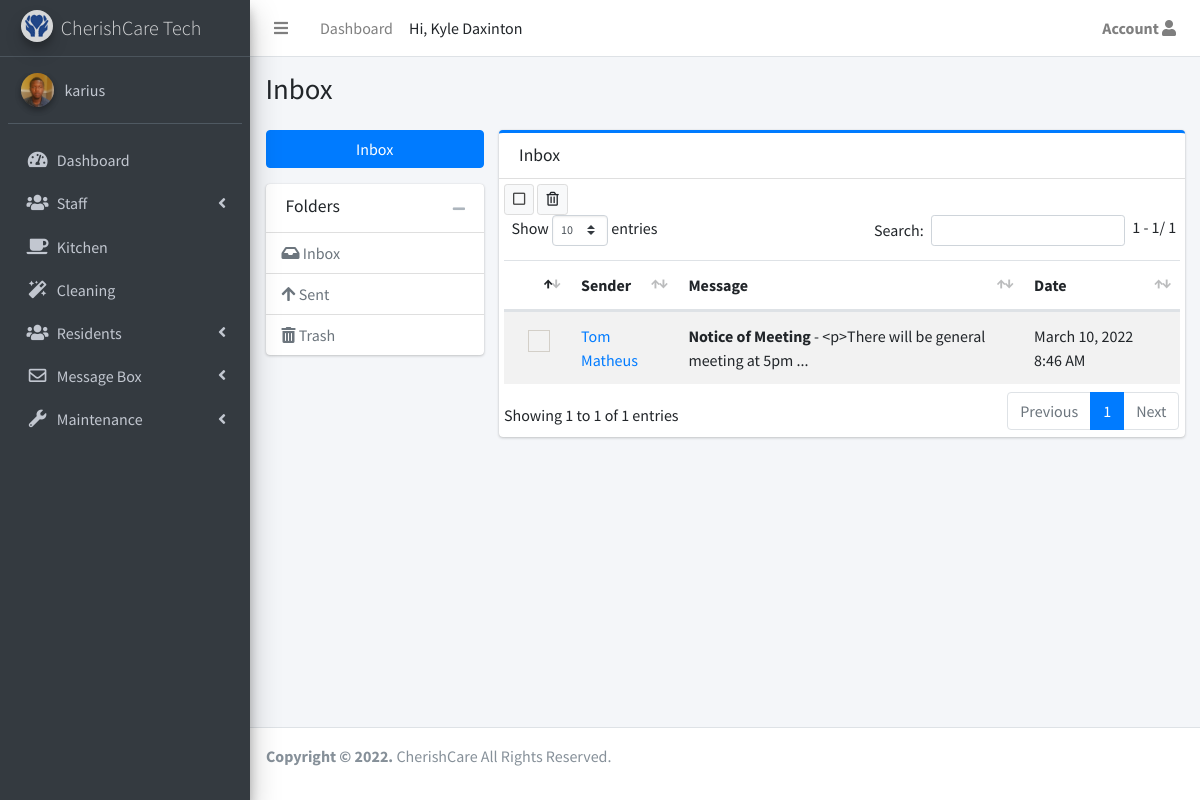
The page /admin/inbox (signed in) on the database its author committed.
### app/models.py (models this page shows, shortened)
class User(UserMixin, db.Model):
    __tablename__ = 'User'
    __table_args__ = {
        'extend_existing': True
    }
    id = db.Column(db.Integer, primary_key=True)
    name = db.Column(db.String(64))
    username = db.Column(db.String(64), unique=True, index=True)
    role_id = db.Column(db.Integer, db.ForeignKey('roles.id'))
    email = db.Column(db.String(64), unique=True, index=True)
    password_hash = db.Column(db.String(128))
    cleaner = db.relationship('Cleaning', backref='cleaner', foreign_keys='Cleaning.cleaned_by')
    repairs_reported = db.relationship('Maintenance', backref='reporter', foreign_keys='Maintenance.reported_by')
    timeline_entry = db.relationship('Timeline', backref='user_entry', foreign_keys='Timeline.user_entry_id')
    med_issue = db.relationship('Medication', backref='med_issuer_staff', foreign_keys='Medication.med_issuer')
    confirmed = db.Column(db.Boolean, default=True)
    active = db.Column(db.Boolean, default=True)
    created_at = db.Column(db.DateTime, server_default=db.func.now())
    last_seen = db.Column(db.DateTime, server_default=db.func.now())
    profile_photo = db.Column(db.String(64), default='avatar.png')
    @property
    def password(self):
        raise AttributeError('Password is not readable')
    def can(self, perm):
        return self.role is not None and self.role.has_permission(perm)
    def is_administrator(self):
        return self.can(Permission.ADMIN)

class Messages(db.Model):
    __tablename__ = 'messages'
    __table_args__ = {
        'extend_existing': True
    }
    id = db.Column(db.Integer, primary_key=True)
    subject = db.Column(db.String(100))
    category = db.Column(db.String(20))
    message = db.Column(db.String(500))
    sender_id = db.Column(db.ForeignKey('User.id'))
    recipient_ids = db.Column(db.String(100))
    recipients = db.Column(db.String(50000))
    is_trashed = db.Column(db.Boolean, default=False)
    trashed_by_id = db.Column(db.String(100), default='')
    deleted_by_id = db.Column(db.String(100), default='')
    date_time = db.Column(db.DateTime, server_default=db.func.now())

### app/admin/routes.py (the view, shortened to what this page needs)
@admin.route('/inbox', methods=['GET', 'POST'])
@login_required
def inbox():
    page = request.args.get('page', 1, type=int)
    in_messages = Messages.query.filter(~Messages.deleted_by_id.contains('|'+current_user.get_id()+'|'), ~Messages.trashed_by_id.contains('|'+current_user.get_id()+'|'), Messages.recipient_ids.contains('|'+current_user.get_id()+'|')).order_by(Messages.date_time.desc()).paginate(
        page,  current_app.config['ITEMS_PER_PAGE'], True
    )
    prev_url = None
    if in_messages.has_prev:
        prev_url = url_for('admin.inbox', page=page-1)
    next_url = None
    if in_messages.has_next:
        next_url = url_for('admin.inbox', page=page+1)
    users =  User.query
    return render_template('admin/pages/mailbox/inbox.html', user=current_user, users=users,
                           in_messages=in_messages, next_url=next_url, prev_url=prev_url, curr_page=page
                           )

### app/auth/routes.py (called while the page is built)
@auth.before_app_request
def before_request():
    if current_user.is_authenticated \
            and not current_user.confirmed \
            and request.endpoint \
            and request.blueprint != 'auth' \
            and request.blueprint != 'main' \
            and request.endpoint != 'static':
        return redirect(url_for('auth.unconfirmed'))

### app/models.py (called while the page is built)
@login_manager.user_loader
def load_user(user_id):
    return User.query.get(int(user_id))

    def has_permission(self, perm):
        return self.permissions & perm == perm

### app/templates/admin/pages/mailbox/inbox.html (shortened to what this page needs)
{% extends 'admin_base.html'%}
{% import "macros.html" as macros %}
{%block css %}
<link rel="stylesheet" href="https://code.ionicframework.com/ionicons/2.0.1/css/ionicons.min.css')}}">
<link rel="stylesheet" href="{{url_for('static', filename='plugins/icheck-bootstrap/icheck-bootstrap.min.css')}}">
<link rel="stylesheet" href="{{url_for('static' , filename='dist/css/adminlte.min.css')}}">
{%endblock%}
{%block page %} Inbox{%endblock%}
{%block main_content %}
<div class="row">
  <div class="col-md-3">
    <a href="#" class="btn btn-primary btn-block mb-3">Inbox</a>
    <div class="card">
      <div class="card-header">
        <h3 class="card-title">Folders</h3>
        <div class="card-tools">
          <button type="button" class="btn btn-tool" data-card-widget="collapse"><i class="fas fa-minus"></i>
          </button>
        </div>
      </div>
      <div class="card-body p-0">
        <ul class="nav nav-pills flex-column">
          <li class="nav-item active">
            <a href="#" class="nav-link">
              <i class="fas fa-inbox"></i> Inbox
            </a>
          </li>
          <li class="nav-item">
            <a href="{{url_for('.sent')}}" class="nav-link">
              <i class="fas fa-arrow-up"></i> Sent
            </a>
          </li>
          <li class="nav-item">
            <a href="{{url_for('.trash')}}" class="nav-link">
              <i class="fas fa-trash-alt"></i> Trash
            </a>
          </li>
        </ul>
      </div>
    </div>
  </div>
  <div class="col-md-9">
    <div class="card card-primary card-outline">
      <div class="card-header">
        <h3 class="card-title">Inbox</h3>
      </div>
      <div class="card-body p-0">
        <div class="mailbox-controls">
          {%if in_messages.total>0 %}
          <button type="button" class="btn btn-default btn-sm checkbox-toggle"><i class="far fa-square"></i>
          </button>
          <div class="btn-group">
            <a type="button" class="btn btn-default btn-sm"  id="delete_button" data-toggle="modal" data-target="#modal-danger" onclick="countSelected()"><i class="far fa-trash-alt"></i></a>
          </div>
          {%endif%}
<br>
          <div class="float-right">
            {{ macros.pagination_widget(in_messages, prev_url, next_url) }}
        </div>
        {%if in_messages.total==0 %}
              <h1 class="row justify-content-center">Empty Inbox</h1>
          {%else%}
        <div class="tale-responsive mailbox-messages">
          <table id="table1" class="table table-hover table-striped">
            <thead>
              <tr>
                <th></th>
                <th>Sender</th>
                <th>Message</th>
                <th>Date</th>
              </tr>
            </thead>
            <tbody>
              {% for message in in_messages.items%}
              <tr>
                <td>
                  <div class="icheck-primary">
                    <label for="{{message.id}}"></label>
                  </div>
                </td>
                {%set sender =users.get(message.sender_id).name%}
                <td class="mailbox-name"><a href="{{url_for('admin.read',source='inbox', msg_id=message.id)}}">{{sender}}</a></td>
                <td class="mailbox-subject"><b>{{message.subject}}</b> - {{message.message[:40]}}...
                </td>
                <td class="mailbox-date" stye="display: inline;">{{ moment(message.date_time).format('LLL') }}</td>
              </tr>
              {%endfor%}
              {%endif%}
            </tbody>
          </table>
        </div>
      </div>
    </div>
  </div>
</div>
{%endblock%}

### app/templates/admin_base.html (shortened to what this page needs)
<!DOCTYPE html>
<html>
<head>
  <link rel="stylesheet" href="{{url_for('static' , filename='plugins/fontawesome-free-5/css/all.css')}}">
  <link rel="stylesheet"
    href="{{url_for('static', filename='plugins/overlayScrollbars/css/OverlayScrollbars.min.css')}}">
    <link rel="stylesheet" href="{{url_for('static', filename='plugins/datatables-bs4/css/dataTables.bootstrap4.min.css')}}">
    <link rel="stylesheet"
    href="{{url_for('static', filename='plugins/datatables-responsive/css/responsive.bootstrap4.min.css')}}">
  <link rel="stylesheet" href="{{url_for('static', filename='plugins/daterangepicker/daterangepicker.css')}}">
  <link rel="stylesheet"
    href="{{url_for('static', filename='plugins/tempusdominus-bootstrap-4/css/tempusdominus-bootstrap-4.min.css')}}">
   <link rel="stylesheet" href="{{url_for('static' , filename='dist/css/preloader.css')}}">
  {%block css %}{%endblock%}
</head>
<body class="hold-transition sidebar-mini">
  <div class="wrapper">
    <nav class="main-header navbar navbar-expand navbar-white navbar-light">
      <ul class="navbar-nav">
        <li class="nav-item">
          <a class="nav-link" data-widget="pushmenu" href="#" role="button"><i class="fas fa-bars"></i></a>
        </li>
        {%if user.is_administrator()%}
        <li class="nav-item d-none d-sm-inline-block">
          <a href="{{url_for('admin.index')}}" class="nav-link">Dashboard</a>
        </li>
        {%endif%}
      </ul>
      <span> Hi, {{user.name}}
      </span>
      <ul class="navbar-nav ml-auto">
        <li class="nav-item dropdown">
          <a class="nav-link" data-toggle="dropdown" href="#">
            <b>Account</b> <i class="fas fa-user"></i>
          </a>
        </li>
      </ul>
    </nav>
    <aside class="main-sidebar sidebar-dark-primary elevation-4">
      {%if user.is_administrator()%}
      <a href="{{url_for('admin.index')}}" class="brand-link">
      {%else%}
      <a href="{{url_for('admin.view_residents')}}" class="brand-link">
        {%endif%}
        <img src="{{url_for('static', filename='assets/img/favicon.png')}}" alt="CherishCare Logo"
          class="brand-image img-circle elevation-3" style="opacity: .8">
        <span class="brand-text font-weight-light">CherishCare Tech</span>
      </a>
      <div class="sidebar">
        <div class="user-panel mt-3 pb-3 mb-3 d-flex">
          <div class="image">
            <a href="#">
              <img src="{{url_for('static', filename='uploads/')}}{{user.profile_photo}}"
                onclick="document.getElementById('photo').click()" class="img-circle elevation-2" alt="User Image">
            </a>
          </div>
          <div class="info">
            <a href="#" class="d-block">{{user.username}}</a>
          </div>
        </div>
        <nav class="mt-2">
          <ul class="nav nav-pills nav-sidebar flex-column" data-widget="treeview" role="menu" data-accordion="false">
            {%if user.is_administrator()%}
            <li class="nav-item">
              <a href="{{url_for('admin.index')}}" class="nav-link">
                <i class="nav-icon fas fa-tachometer-alt"></i>
                <p>Dashboard</p>
              </a>
            </li>
            <li class="nav-item has-treeview">
              <a href="#" class="nav-link">
                <i class="nav-icon fas fa-users"></i>
                <p>
                  Staff
                  <i class="fas fa-angle-left right"></i>
                </p>
              </a>
            </li>
            {%endif%}
            {%if user.is_administrator() or user.role.name=="Kitchen Staff"%}
            <li class="nav-item">
              <a href="{{url_for('admin.kitchen')}}" class="nav-link">
                <i class="nav-icon fas fa-coffee"></i>
                <p>Kitchen</p>
              </a>
            </li>
            {%endif%}
            {%if user.is_administrator() or user.role.name=="Cleaning Staff"%}
            <li class="nav-item">
              <a href="{{url_for('admin.cleaning')}}" class="nav-link">
                <i class="nav-icon fas fa-magic"></i>
                <p>Cleaning</p>
              </a>
            </li>
            {%endif%}
            {%if user.is_administrator() %}
            <li class="nav-item has-treeview">
              <a href="#" class="nav-link">
                <i class="nav-icon fas fa-users"></i>
                <p>
                  Residents
                  <i class="fas fa-angle-left right"></i>
                </p>
              </a>
            </li>
            {%endif%}
            <li class="nav-item has-treeview">
              <a href="#" class="nav-link">
                <i class="nav-icon far fa-envelope"></i>
                <p>
                  Message Box
                  <i class="fas fa-angle-left right"></i>
                </p>
              </a>
            </li>
            {%if user.is_administrator() or user.role.name=="Maintenance Staff"%}
            <li class="nav-item has-treeview">
              <a href="#" class="nav-link">
                <i class="nav-icon fas fa-wrench"></i>
                <p>
                  Maintenance
                  <i class="fas fa-angle-left right"></i>
                </p>
              </a>
            </li>
            {%endif%}
          </ul>
        </nav>
      </div>
    </aside>
    <div class="content-wrapper">
      <section class="content-header">
        <div class="container-fluid">
          <div class="row mb-2">
            <div class="col-sm-6">
              <h1>{%block page %} {%endblock%}</h1>
            </div>
          </div>
        </div>
      </section>
      <section class="content">
        <div class="container-fluid">
          {%block main_content %} {%endblock%}
        </div>
      </section>
    </div>
    <footer class="main-footer no-print">
      <p>
        <strong>Copyright &copy
          <script> document.write(new Date().getFullYear())</script>.
        </strong>
        CherishCare All Rights Reserved.
      </p>
    </footer>
</body>
</html>

### rows shown on the page
User: name "Kyle Daxinton", profile_photo (picture), username "karius"
Messages: subject "Notice of Meeting", message "<p>There will be general meeting at 5pm", date_time "March 10, 2022 8:46 AM"
User: name "Tom Matheus"

### other values the page prints
{{ ((pagination.page - 1) * pagination.per_page) + 1 }} "1"
{{ pagination.total }} "1"
